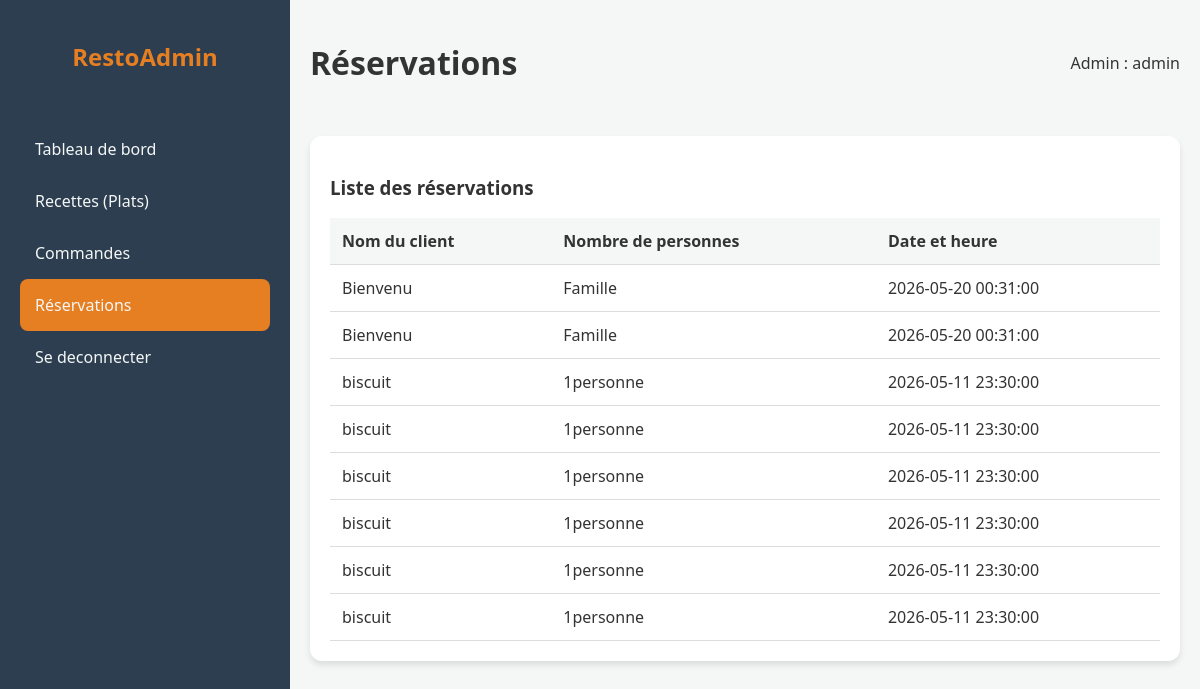
Page /admin/reservations.php (signed in) on the committed database.
### tables this page shows
CREATE TABLE `reservation` (
  `id` int(11) NOT NULL,
  `nom_client` varchar(255) NOT NULL,
  `nbre_personnes` varchar(230) NOT NULL,
  `date_reservation` datetime NOT NULL
);

### admin/reservations.php (the view, shortened to what this page needs)
<?php
require '../connexion_db/connexion.php';
$requete = $connexion->query("SELECT nom_client, nbre_personnes, date_reservation FROM reservation ORDER BY date_reservation DESC");
$reservations = $requete->fetchAll(PDO::FETCH_ASSOC);
?>
<!DOCTYPE html>
<html lang="fr">
<head>
</head>
<body>
    <div class="sidebar">
        <h2>RestoAdmin</h2>
        <ul class="nav-links">
            <a href="index.php"><li>Tableau de bord</li></a>
            <a href="recettes.php"><li>Recettes (Plats)</li></a>
            <a href="commandes.php"><li>Commandes</li></a>
            <a href="reservations.php"><li class="active">Réservations</li></a>
            <a href="deconnexion.php"><li>Se deconnecter</li></a>
        </ul>
    </div>
    <div class="main-content">
        <div class="header">
            <h1>Réservations</h1>
            <div class="user-info">Admin : <?= htmlspecialchars($_SESSION['admin']) ?></div>
        </div>
        <div class="table-container">
            <h3>Liste des réservations</h3>
            <table>
                <thead>
                    <tr>
                        <th>Nom du client</th>
                        <th>Nombre de personnes</th>
                        <th>Date et heure</th>
                    </tr>
                </thead>
                <tbody>
                    <?php if (count($reservations) > 0): ?>
                        <?php foreach ($reservations as $reservation): ?>
                            <tr>
                                <td><?= htmlspecialchars($reservation['nom_client']) ?></td>
                                <td><?= htmlspecialchars($reservation['nbre_personnes']) ?></td>
                                <td><?= htmlspecialchars($reservation['date_reservation']) ?></td>
                            </tr>
                        <?php endforeach; ?>
                    <?php else: ?>
                        <tr>
                            <td class="empty" colspan="3">Aucune réservation enregistrée.</td>
                        </tr>
                    <?php endif; ?>
                </tbody>
            </table>
        </div>
    </div>
</body>
</html>

### admin/reservations.php (style rules this page uses)
:root { --primary: #e67e22; --dark: #2c3e50; --light: #f4f7f6; --white: #ffffff; --text: #333; }
body { font-family: 'Segoe UI', Tahoma, Geneva, Verdana, sans-serif; margin: 0; display: flex; min-height: 100vh; background-color: var(--light); color: var(--text); }
.sidebar { width: 250px; background-color: var(--dark); color: var(--white); display: flex; flex-direction: column; padding: 20px; }
.sidebar h2 { text-align: center; color: var(--primary); }
.nav-links { list-style: none; padding: 0; margin-top: 30px; }
.nav-links li { padding: 15px; cursor: pointer; transition: 0.3s; border-radius: 8px; }
.nav-links li:hover, .nav-links .active { background-color: var(--primary); }
.main-content { flex-grow: 1; overflow-y: auto; padding: 20px; }
.header { display: flex; justify-content: space-between; align-items: center; margin-bottom: 30px; }
.table-container { background: var(--white); padding: 20px; border-radius: 12px; box-shadow: 0 4px 6px rgba(0,0,0,0.1); }
table { width: 100%; border-collapse: collapse; }
th, td { text-align: left; padding: 12px; border-bottom: 1px solid #ddd; }
th { background-color: var(--light); }
a { text-decoration: none; color: var(--light); }

### rows in the picture
reservation: nom_client "Bienvenu", nbre_personnes "Famille", date_reservation "2026-05-20 00:31:00"
reservation: nom_client "Bienvenu", nbre_personnes "Famille", date_reservation "2026-05-20 00:31:00"
reservation: nom_client "biscuit", nbre_personnes "1personne", date_reservation "2026-05-11 23:30:00"
reservation: nom_client "biscuit", nbre_personnes "1personne", date_reservation "2026-05-11 23:30:00"
reservation: nom_client "biscuit", nbre_personnes "1personne", date_reservation "2026-05-11 23:30:00"
reservation: nom_client "biscuit", nbre_personnes "1personne", date_reservation "2026-05-11 23:30:00"
reservation: nom_client "biscuit", nbre_personnes "1personne", date_reservation "2026-05-11 23:30:00"
reservation: nom_client "biscuit", nbre_personnes "1personne", date_reservation "2026-05-11 23:30:00"

### other values in the picture
$_SESSION['admin'] "admin"
